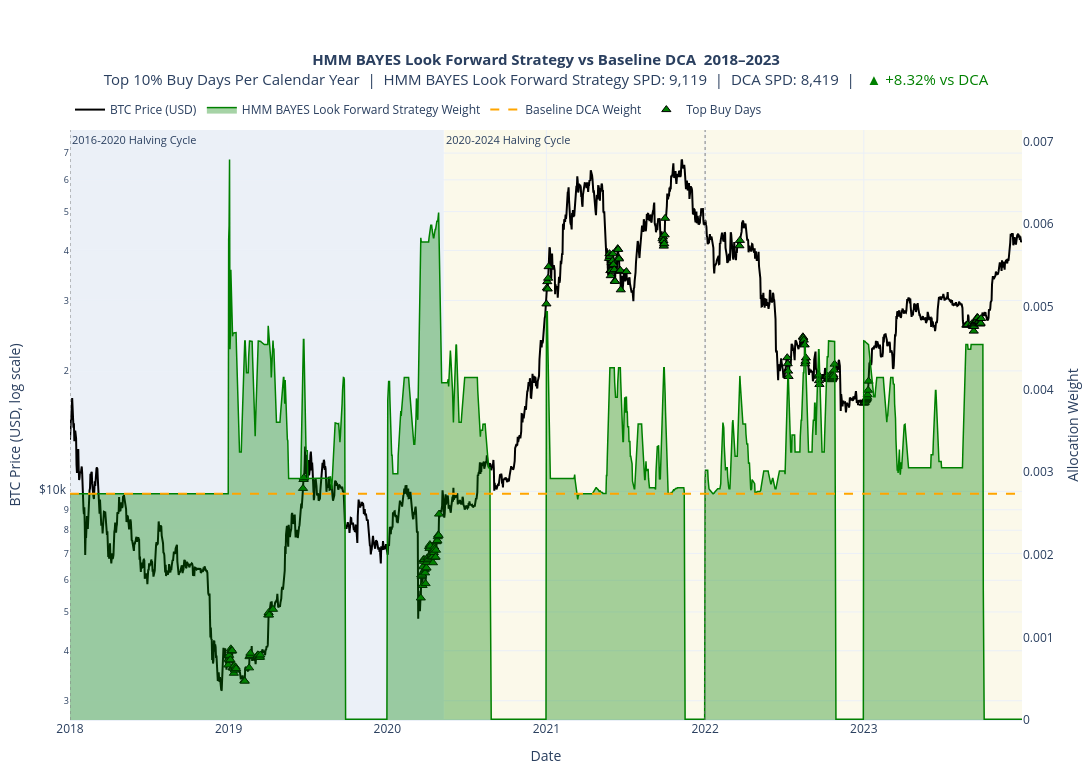

Notebook code for this chart:
### Code cell
combined_plot_df = pd.concat(
    [
        plot_df, 
        # test_plot_df
    ]).sort_values("date").reset_index(drop=True)

cols = plots.StrategyColumns(
    weight="hmm_weight",
    spd="sats_per_dollar_hmm",
    sats_accum="sats_accum_hmm",
)

# Full period
full_plot = plots.plot_strategy_full_period(
    combined_plot_df, 
    cols, 
    "HMM BAYES Look Forward Strategy", 
    date_range=("2018-01-01", str(combined_plot_df["date"].max().date())),
    # test_start_date="2024-01-01"
)
plt.show()

### Figure 1 — Plotly figure (JSON) as saved in the notebook; plotly's stock layout.template omitted (floating-point values rounded to 4 significant figures; data arrays with more than 128 entries replaced by an {"elided": "..."} marker saying what was removed)
{"data": [{"customdata": {"elided": "2190x8 mixed values"}, "hovertemplate": "<b>Date</b>: %{x|%Y-%m-%d}<br><b>Year</b>: %{customdata[0]}<br><b>Cycle</b>: %{customdata[1]}<br><b>BTC Price</b>: $%{y:,.2f}<br><b>HMM BAYES Look Forward Strategy Weight</b>: %{customdata[2]:.8f}<br><b>DCA Weight</b>: %{customdata[3]:.8f}<br><b>HMM BAYES Look Forward Strategy sats/$</b>: %{customdata[4]:,.2f}<br><b>DCA sats/$</b>: %{customdata[5]:,.2f}<br><b>HMM BAYES Look Forward Strategy sats accum.</b>: %{customdata[6]:,.2f}<br><b>DCA sats accum.</b>: %{customdata[7]:,.2f}<extra></extra>", "line": {"color": "black", "width": 2}, "mode": "lines", "name": "BTC Price (USD)", "type": "scatter", "x": {"elided": "2190 str values"}, "y": {"elided": "2190 float values"}, "yaxis": "y"}, {"customdata": {"elided": "2190x5 mixed values"}, "fill": "tozeroy", "fillcolor": "rgba(0, 128, 0, 0.35)", "hovertemplate": "<b>Date</b>: %{x|%Y-%m-%d}<br><b>Year</b>: %{customdata[0]}<br><b>Cycle</b>: %{customdata[1]}<br><b>HMM BAYES Look Forward Strategy Weight</b>: %{y:.8f}<br><b>BTC Price</b>: $%{customdata[2]:,.2f}<br><b>HMM BAYES Look Forward Strategy sats/$</b>: %{customdata[3]:,.2f}<br><b>HMM BAYES Look Forward Strategy sats accum.</b>: %{customdata[4]:,.2f}<extra></extra>", "line": {"color": "green", "width": 1.5}, "mode": "lines", "name": "HMM BAYES Look Forward Strategy Weight", "type": "scatter", "x": {"elided": "2190 str values"}, "y": {"elided": "2190 float values"}, "yaxis": "y2"}, {"customdata": {"elided": "2190x5 mixed values"}, "hovertemplate": "<b>Date</b>: %{x|%Y-%m-%d}<br><b>Year</b>: %{customdata[0]}<br><b>Cycle</b>: %{customdata[1]}<br><b>DCA Weight</b>: %{y:.8f}<br><b>BTC Price</b>: $%{customdata[2]:,.2f}<br><b>DCA sats/$</b>: %{customdata[3]:,.2f}<br><b>DCA sats accum.</b>: %{customdata[4]:,.2f}<extra></extra>", "line": {"color": "orange", "dash": "dash", "width": 2}, "mode": "lines", "name": "Baseline DCA Weight", "type": "scatter", "x": {"elided": "2190 str values"}, "y": {"elided": "2190 float values"}, "yaxis": "y2"}, {"customdata": {"elided": "192x3 float values"}, "hovertemplate": "<b>Top Buy Date</b>: %{x|%Y-%m-%d}<br><b>Year</b>: %{customdata[0]}<br><b>BTC Price</b>: $%{y:,.2f}<br><b>HMM BAYES Look Forward Strategy Weight</b>: %{customdata[1]:.8f}<br><b>Year Threshold</b>: %{customdata[2]:.8f}<extra></extra>", "marker": {"color": "green", "line": {"color": "black", "width": 1}, "size": 8, "symbol": "triangle-up"}, "mode": "markers", "name": "Top Buy Days", "type": "scatter", "x": {"elided": "192 str values"}, "y": {"elided": "192 float values"}, "yaxis": "y"}], "layout": {"annotations": [{"font": {"size": 11}, "showarrow": false, "text": "2016-2020 Halving Cycle", "x": "2018-01-01T00:00:00", "xanchor": "left", "xref": "x", "y": 1, "yanchor": "top", "yref": "y domain"}, {"font": {"size": 11}, "showarrow": false, "text": "2020-2024 Halving Cycle", "x": "2020-05-11T00:00:00", "xanchor": "left", "xref": "x", "y": 1, "yanchor": "top", "yref": "y domain"}], "height": 780, "hovermode": "x unified", "legend": {"orientation": "h", "x": 0, "xanchor": "left", "y": 1.01, "yanchor": "bottom"}, "margin": {"b": 60, "l": 70, "r": 70, "t": 130}, "shapes": [{"fillcolor": "rgba(176, 196, 222, 0.25)", "layer": "below", "line": {"width": 0}, "opacity": 1, "type": "rect", "x0": "2018-01-01T00:00:00", "x1": "2020-05-10T00:00:00", "xref": "x", "y0": 0, "y1": 1, "yref": "y domain"}, {"fillcolor": "rgba(238, 232, 170, 0.25)", "layer": "below", "line": {"width": 0}, "opacity": 1, "type": "rect", "x0": "2020-05-11T00:00:00", "x1": "2023-12-31T00:00:00", "xref": "x", "y0": 0, "y1": 1, "yref": "y domain"}, {"line": {"color": "gray", "dash": "dot", "width": 1}, "type": "line", "x0": "2010-08-16T00:00:00", "x1": "2010-08-16T00:00:00", "xref": "x", "y0": 0, "y1": 1, "yref": "y domain"}, {"line": {"color": "gray", "dash": "dot", "width": 1}, "type": "line", "x0": "2014-01-01T00:00:00", "x1": "2014-01-01T00:00:00", "xref": "x", "y0": 0, "y1": 1, "yref": "y domain"}, {"line": {"color": "gray", "dash": "dot", "width": 1}, "type": "line", "x0": "2018-01-01T00:00:00", "x1": "2018-01-01T00:00:00", "xref": "x", "y0": 0, "y1": 1, "yref": "y domain"}, {"line": {"color": "gray", "dash": "dot", "width": 1}, "type": "line", "x0": "2022-01-01T00:00:00", "x1": "2022-01-01T00:00:00", "xref": "x", "y0": 0, "y1": 1, "yref": "y domain"}], "title": {"font": {"size": 15}, "text": "<b>HMM BAYES Look Forward Strategy vs Baseline DCA  2018–2023</b><br>Top 10% Buy Days Per Calendar Year  |  HMM BAYES Look Forward Strategy SPD: 9,119  |  DCA SPD: 8,419  |  <span style='color:green;'> <span style='color:green;'>▲ +8.32% vs DCA</span></span>", "x": 0.5}, "width": 1450, "xaxis": {"range": ["2018-01-01T00:00:00", "2023-12-31T00:00:00"], "showgrid": true, "title": {"text": "Date"}}, "yaxis": {"showgrid": true, "side": "left", "tickprefix": "$", "title": {"text": "BTC Price (USD, log scale)"}, "type": "log"}, "yaxis2": {"overlaying": "y", "showgrid": false, "side": "right", "title": {"text": "Allocation Weight"}}}}
